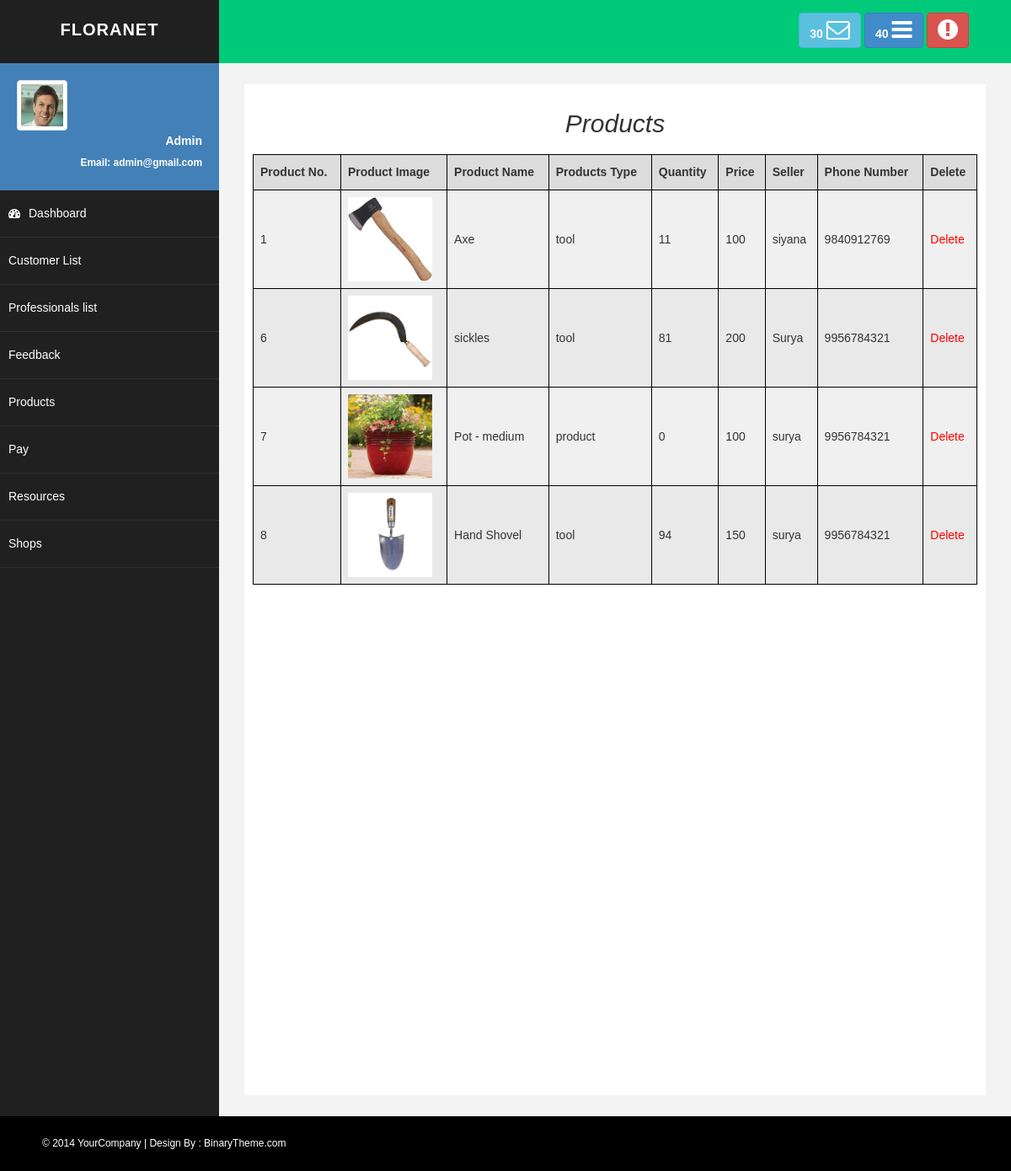
Page /product_list/ on the committed database.
### garden_app/models.py (models this page shows, shortened)
class products(models.Model):
    img=models.ImageField(blank=True,null=True)
    prod_name=models.CharField(max_length=100)
    prod_type=models.CharField(max_length=100)
    quantity=models.IntegerField()
    price=models.CharField(max_length=100)
    seller_name=models.CharField(max_length=100)
    seller_phone = models.CharField(max_length=10)

### garden_app/views.py (the view)
# urls.py: path('product_list/',views.product_list,name='product_list'),
def product_list(request):
    prod = products.objects.all()
    return render(request,'product_list.html',{'prod':prod})

### garden_app/templates/product_list.html (shortened to what this page needs)
{% extends 'admin_dash.html' %}
{% block content %}
<!DOCTYPE html>
<html lang="en">
<head>
</head>
<body>
    <h2>Products</h2>
    <table>
        <thead>
            <tr>
                <th scope="col">Product No.</th>
                <th scope="col">Product Image</th>
                <th scope="col">Product Name</th>
                <th scope="col">Products Type</th>
                <th scope="col">Quantity</th>
                <th scope="col">Price</th>
                <th scope="col">Seller</th>
                <th scope="col">Phone Number</th>
                <th scope="col">Delete</th>
            </tr>
        </thead>
        <tbody>
        {% for p in prod %}
        <tr>
            <td>{{ p.id }}</td>
            <td> <img src="{{p.img.url}}" width="100" height="100"></td>
            <td>{{ p.prod_name }}</td>
            <td>{{ p.prod_type }}</td>
            <td>{{ p.quantity }}</td>
            <td>{{ p.price }}</td>
            <td>{{ p.seller_name }}</td>
            <td>{{ p.seller_phone }}</td>
            <td><a class="delete-link" href="/delete_prod/{{ p.id }}">Delete</a></td>
        </tr>
        {% endfor %}
        </tbody>
    </table>
</body>
</html>
{% endblock %}

### garden_app/static/asset/css/basic.css (style rules this page uses)
body { font-family: 'Open Sans', sans-serif; line-height:25px; }

### garden_app/templates/product_list.html (style rules this page uses)
body { background-color: #c9f0cc; font-family: Arial, sans-serif; display: block; }
h2 { text-align: center; font-style: italic; }
table { border: 1px dotted black; width: 100%; border-collapse: collapse; background-color: #f0f0f0; margin-top: 20px; }
th, td { border: 1px solid black; padding: 8px; text-align: left; }
th { background-color: #dcdcdc; }
tbody tr:nth-child(even) { background-color: #e9e9e9; }
.delete-link { color: red; text-decoration: none; }

### rows in the picture
products: id "1", img (picture), prod_name "Axe", prod_type "tool", quantity "11", price "100", seller_name "siyana", seller_phone "9840912769"
products: id "6", img (picture), prod_name "sickles", prod_type "tool", quantity "81", price "200", seller_name "Surya", seller_phone "9956784321"
products: id "7", img (picture), prod_name "Pot - medium", prod_type "product", quantity "0", price "100", seller_name "surya", seller_phone "9956784321"
products: id "8", img (picture), prod_name "Hand Shovel", prod_type "tool", quantity "94", price "150", seller_name "surya", seller_phone "9956784321"
